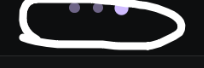
#> input picture crop_1782108146807_0.png, 204 x 68 px, given in place of media__1782108113806.png, which was not available
$ python find_circles.py
#> lines starting #> are read from the running program, lines starting #| are printed output that depends on the picture; after the words box and inside, x2 and y2 are one past the last pixel; in counts of white or black regions, pixels touching at a corner belong together; pictures that were not available may be replaced by others from this repository, and a replacement may not be noted
import cv2
import numpy as np

def find_white_circles(image_path):
    img = cv2.imread(image_path)
#> img is the input picture: shape (68, 204, 3); mean B, G, R 62.1, 60.4, 59.9
    if img is None:
        print(f"Failed to load {image_path}")
        return

    # Convert to HSV or threshold for white
    # Since the user drew a white circle (probably pure white or very bright),
    # let's look for white pixels.
    # In BGR, white is (255, 255, 255). Let's threshold for near white.
    gray = cv2.cvtColor(img, cv2.COLOR_BGR2GRAY)
    _, thresh = cv2.threshold(gray, 240, 255, cv2.THRESH_BINARY)
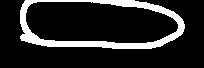
#> thresh: shape (68, 204); 14.7% white; 1 white region

    # Find contours
    contours, _ = cv2.findContours(thresh, cv2.RETR_EXTERNAL, cv2.CHAIN_APPROX_SIMPLE)
#> contours = 1 contour; box (x1, y1, x2, y2) and area: (20, 0, 185, 49) 6961

    print(f"Image: {image_path}, shape: {img.shape}")
#| Image: C:/Users/Yunxi/.gemini/antigravity/brain/b44151d6-b436-42a5-97b4-c1c9d93166d6/media__1782108113806.png, shape: (68, 204, 3)
    count = 0
    for i, c in enumerate(contours):
        x, y, w, h = cv2.boundingRect(c)
        # We are looking for something circular-like or of medium size (not tiny text, not the whole screen)
        area = cv2.contourArea(c)
        if 100 < area < 50000:
            # Check aspect ratio
            aspect_ratio = float(w)/h
            if 0.5 < aspect_ratio < 2.0:
                print(f"Possible Circle {count}: bounding box [x={x}, y={y}, w={w}, h={h}], area={area}")
                # Save crop
                crop = img[max(0, y-10):min(img.shape[0], y+h+10), max(0, x-10):min(img.shape[1], x+w+10)]
                cv2.imwrite(f"crop_{image_path.split('_')[-1].split('.')[0]}_{count}.png", crop)
                count += 1
#> this loop made 1 pass
#> (x, y, w, h, area, aspect_ratio) on pass 1: (20, 0, 165, 49, 6961, 3.37)
#> after the loop, count = 0

print("Analyzing media__1782108113806.png...")
find_white_circles("C:/Users/Yunxi/.gemini/antigravity/brain/b44151d6-b436-42a5-97b4-c1c9d93166d6/media__1782108113806.png")

print("\nAnalyzing media__1782108146807.png...")
find_white_circles("C:/Users/Yunxi/.gemini/antigravity/brain/b44151d6-b436-42a5-97b4-c1c9d93166d6/media__1782108146807.png")
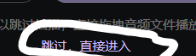
#> input picture crop_1782108146807_1.png, 196 x 56 px, given in place of media__1782108146807.png, which was not available
#> in find_white_circles, img is the input picture: shape (56, 196, 3); mean B, G, R 72.8, 68.6, 68.9
#> in find_white_circles (call 2), `gray = cv2.cvtColor(img, cv2.COLOR_BGR2GRAY)`:
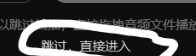
#> gray: shape (56, 196); min 14, max 255, mean 69.3
#> in find_white_circles (call 2), `_, thresh = cv2.threshold(gray, 240, 255, cv2.THRESH_BINARY)`:
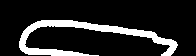
#> thresh: shape (56, 196); 14.5% white; 1 white region
#> in find_white_circles (call 2), `contours, _ = cv2.findContours(thresh, cv2.RETR_EXTERNAL, cv2.CHAIN_AP..`: contours = 1 contour; box (x1, y1, x2, y2) and area: (19, 20, 178, 56) 1338
#| Image: C:/Users/Yunxi/.gemini/antigravity/brain/b44151d6-b436-42a5-97b4-c1c9d93166d6/media__1782108146807.png, shape: (56, 196, 3)
#> the loop in find_white_circles (call 2), `for i, c in enumerate(contours):` made 1 pass
#> (x, y, w, h, area, aspect_ratio) on pass 1: (19, 20, 159, 36, 1338, 4.42)
#> after the loop in find_white_circles (call 2), `for i, c in enumerate(contours):`: count = 0
